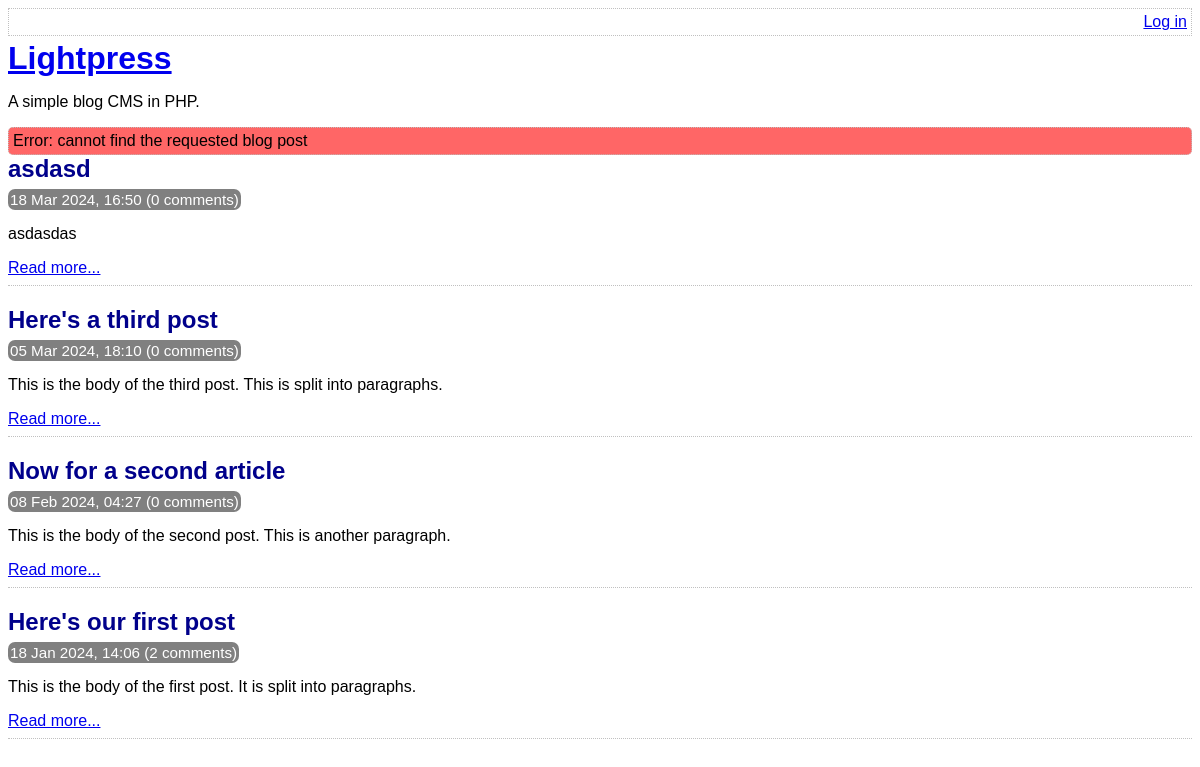
/index.php?not-found=1, run on the app's committed database.
### tables this page shows
CREATE TABLE post (
	id INTEGER PRIMARY KEY AUTOINCREMENT NOT NULL,
	title VARCHAR NOT NULL,
	body VARCHAR NOT NULL,
	user_id INTEGER NOT NULL,
	created_at VARCHAR NOT NULL,
	updated_at VARCHAR,
	FOREIGN KEY (user_id) REFERENCES user(id)
);

### lib/common.php (called while the page is built, shortened)
<?php
function htmlEscape($html)
{
    return htmlspecialchars($html, ENT_HTML5, 'UTF-8');
}
function convertSqlDate($sqlDate)
{
    $date = DateTime::createFromFormat('Y-m-d H:i:s', $sqlDate);
    return $date->format('d M Y, H:i');
}
function countCommentsForPost(PDO $pdo, $postId)
{
    $sql = "
        SELECT
            COUNT(*) c
        FROM
            comment
        WHERE
            post_id = :post_id
    ";
    $stmt = $pdo->prepare($sql);
    $stmt->execute(
        array('post_id' => $postId, )
    );
    return (int) $stmt->fetchColumn();
}

### index.php (the view, shortened to what this page needs)
<?php
require_once 'lib/common.php';
$pdo = getPDO();
$stmt = $pdo->query(
    'SELECT
        id, title, created_at, body
    FROM
        post
    ORDER BY
        created_at DESC'
);
$notFound = isset($_GET['not-found']);
?>
<!DOCTYPE html>
<html>
    <head>
        <?php require 'templates/head.php' ?>
    </head>
    <body>
        <?php require 'templates/title.php' ?>
        <?php if ($notFound): ?>
            <div class="error box">
                Error: cannot find the requested blog post
            </div>
        <?php endif ?>
        <div class="post-list">
            <?php while ($row = $stmt->fetch(PDO::FETCH_ASSOC)): ?>
                <div class="post-synopsis">
                    <h2>
                        <?php echo htmlEscape($row['title']) ?>
                    </h2>
                    <div class="meta">
                        <?php echo convertSqlDate($row['created_at']) ?>
                        (<?php echo countCommentsForPost($pdo, $row['id']) ?> comments)
                    </div>
                    <p>
                        <?php echo htmlEscape($row['body']) ?>
                    </p>
                    <div class="read-more">
                        <a
                            href="view-post.php?post_id=<?php echo $row['id'] ?>"
                        >Read more...</a>
                    </div>
                </div>
            <?php endwhile ?>
        </div>
    </body>
</html>

### assets/main.css (style rules this page uses)
.box { border: 1px dotted silver; border-radius: 5px; padding: 4px; }
.error { background-color: #ff6666; }
h1, h2, h3 { margin-top: 0; margin-bottom: 8px; }
body { font-family: sans-serif; }
.post-synopsis { padding-bottom: 8px; border-bottom: 1px dotted silver; margin-bottom: 20px; }
.post-synopsis h2, .post h2 { color: darkblue; }
.post .date, .post-synopsis .meta { color: white; background-color: grey; border-radius: 7px; padding: 2px; display: inline; font-size: 0.95em; }

### data on the page
post: title "asdasd", created_at "18 Mar 2024, 16:50", id "0", body "asdasdas"
post: title "Here's a third post", created_at "05 Mar 2024, 18:10", id "0", body "This is the body of the third post. This is split into paragraphs."
post: title "Now for a second article", created_at "08 Feb 2024, 04:27", id "0", body "This is the body of the second post. This is another paragraph."
post: title "Here's our first post", created_at "18 Jan 2024, 14:06", id "2", body "This is the body of the first post. It is split into paragraphs."
